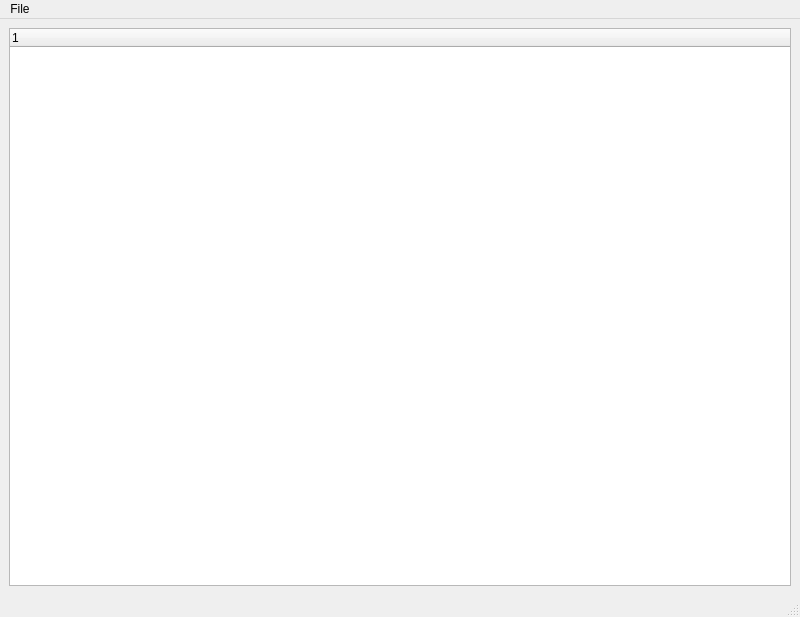
<?xml version="1.0" encoding="UTF-8"?>
<ui version="4.0">
 <class>MainWindow</class>
 <widget class="QMainWindow" name="MainWindow">
  <property name="geometry">
   <rect>
    <x>0</x>
    <y>0</y>
    <width>800</width>
    <height>617</height>
   </rect>
  </property>
  <property name="windowTitle">
   <string>MainWindow</string>
  </property>
  <widget class="QWidget" name="centralwidget">
   <layout class="QVBoxLayout" name="verticalLayout">
    <item>
     <widget class="QTreeWidget" name="treeWidget"/>
    </item>
   </layout>
  </widget>
  <widget class="QMenuBar" name="menubar">
   <property name="geometry">
    <rect>
     <x>0</x>
     <y>0</y>
     <width>800</width>
     <height>22</height>
    </rect>
   </property>
   <widget class="QMenu" name="menuFile">
    <property name="title">
     <string>File</string>
    </property>
   </widget>
   <addaction name="menuFile"/>
  </widget>
  <widget class="QStatusBar" name="statusbar"/>
 </widget>
 <resources/>
 <connections/>
</ui>
